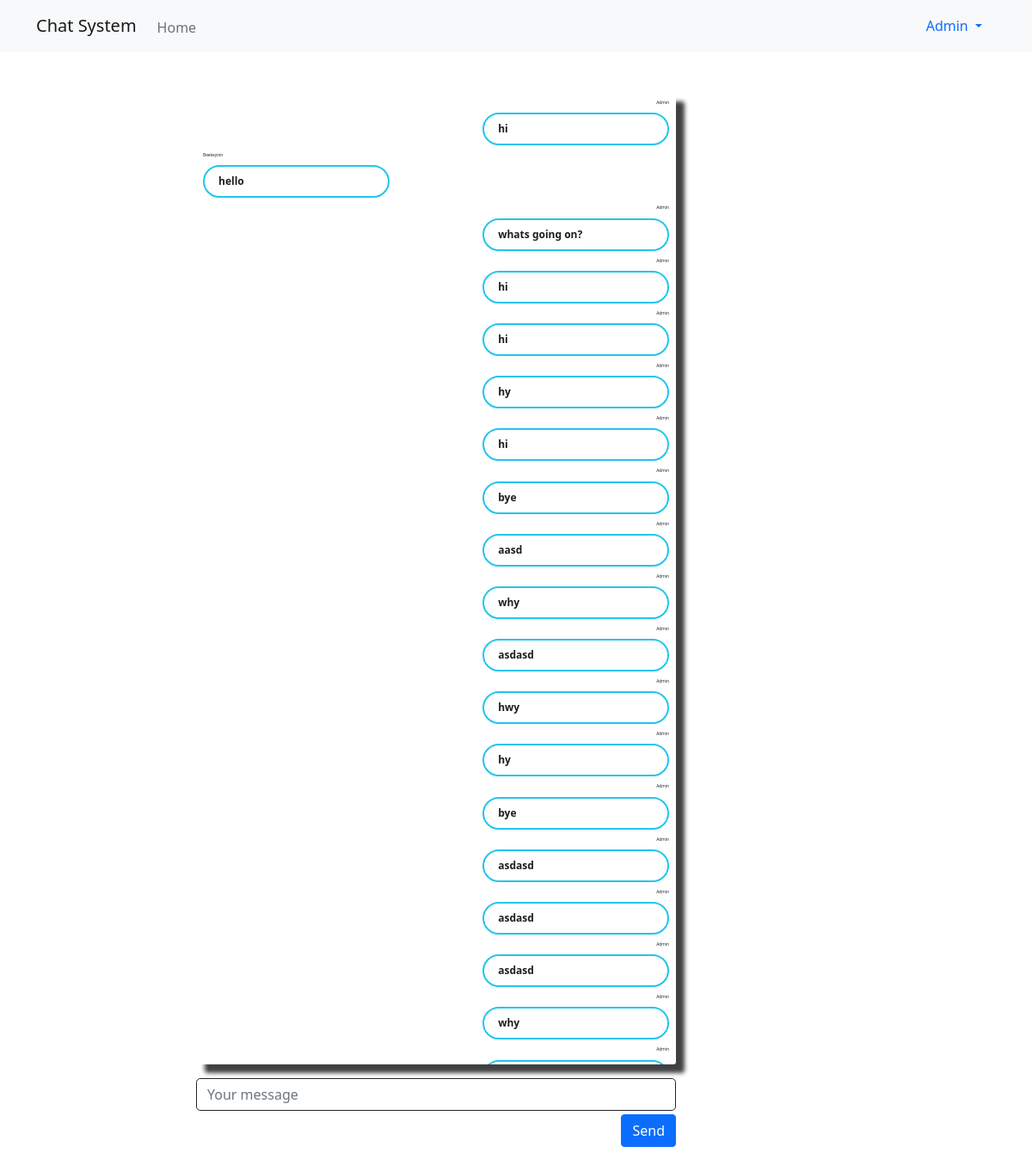
Page /chat/lobby/ (signed in) on the committed database.
### accounts/models.py (models this page shows, shortened)
class User(AbstractBaseUser, PermissionsMixin):
    username_validator = UnicodeUsernameValidator()
    username = models.CharField(
        verbose_name="Username",
        max_length=80, validators=[username_validator, ],
        help_text="Required. 25 charecters or fewer. letters, digits and @/./+/-/_ only"
    )
    email = models.EmailField(
        verbose_name="Email", unique=True,
        error_messages={'unique': "Email already exists."})
    is_active = models.BooleanField(default=True)
    is_admin = models.BooleanField(default=False)
    created_at = models.DateTimeField(auto_now_add=True)
    updated_at = models.DateTimeField(auto_now=True)
    USERNAME_FIELD = 'email'
    REQUIRED_FIELDS = ['username', ]
    objects = UserManager()

### chat/models.py (models this page shows, shortened)
class Message(models.Model):
    message = models.TextField()
    user = models.ForeignKey(
        User, on_delete=models.SET_NULL, null=True)
    room_name = models.ForeignKey(
        Room, related_name="message", on_delete=models.CASCADE)
    created_at = models.DateTimeField(auto_now_add=True)
    updated_at = models.DateTimeField(auto_now=True)

### chat/views.py (the view)
# urls.py: path('<str:room_name>/', RoomView.as_view(), name="room"),
class RoomView(LoginRequiredMixin, View):
    def get(self, request, room_name, *args, **kwargs):
        messages = Message.objects.filter(room_name__name=room_name)
        context = {
            'room_name': room_name,
            'messages': messages,
        }
        return render(request, 'chat/room.html', context)

### templates/chat/room.html (shortened to what this page needs)
{% extends 'includes/base.html' %}
{% load static %}
{% block content %}
<div class="col-sm-12 col-md-6 col-lg-6 offset-lg-2 offset-md-2 mt-5">
    <div class="border-1 border-dark rounded-1 chat-wrapper">
        <div id="chat-data">
            {% for message in messages %}
            <div
                 class="message-block {% if message.user == request.user %}sender{% else %}receiver{% endif %}">
                <span
                      class="message-user">{{message.user.username|capfirst}}</span>
                <span class="message">
                    {{message.message}}
                </span>
            </div>
            {% endfor %}
        </div>
    </div>
    <div class="mb-1">
        <input type="text" size="100" id="chat-input"
               class="form-control border-dark border-1 rounded-3"
               placeholder="Your message">
    </div>
    <div class="mb-3">
        <input type="submit" value="Send" class="btn btn-primary float-end"
               id="send-msg">
    </div>
</div>
{% endblock  %}

### templates/includes/base.html (shortened to what this page needs)
{% load static %}
<!DOCTYPE html>
<html lang="en">
    <head>
        <link href="https://cdn.jsdelivr.net/npm/bootstrap@5.0.2/dist/css/bootstrap.min.css"
              rel="stylesheet"
>
        <link rel="stylesheet" href="{% static 'styles.css' %}">
    </head>
    <body>
        {% include 'includes/navigationbar.html' %}
        <div class="container">
            {% block content %}
            {% endblock  %}
        </div>
    </body>
</html>

### templates/includes/navigationbar.html (shortened to what this page needs)
<nav class="navbar navbar-expand-md navbar-light bg-light">
    <div class="container">
        <a class="navbar-brand" href="{% url 'index' %}">Chat System</a>
        <div class="collapse navbar-collapse" id="navbarSupportedContent">
            <ul class="navbar-nav me-auto mb-2 mb-lg-0">
                <li class="nav-item pt-1">
                    <a class="nav-link {% if request.resolver_match.url_name == 'homepage' %} active {% endif %}"
                       aria-current="page" href="{% url 'index' %}">Home</a>
                </li>
            </ul>
            <div class="nav-item dropdown">
                <a class="nav-link dropdown-toggle" href="#" id="navbarDropdown"
                   role="button" data-bs-toggle="dropdown"
                   aria-expanded="false">
                    {% if request.user.is_authenticated %}
                    {{request.user.username|capfirst}}
                    {% else %}
                    Account
                    {% endif %}
                </a>
            </div>
        </div>
    </div>
</nav>

### static/styles.css (style rules this page uses)
.message-block { text-align: left; width: 100%; }
.message { display: block; color: rgb(29, 30, 31); border: 2px solid rgb(34, 197, 238); border-radius: 2rem; margin: 0.5rem 0px; padding: 0.5rem; padding-left: 1rem; font-size: 0.75rem; font-weight: bold; width: 40%; }
.message-user { font-size: 0.3rem; display: block; }
.receiver { margin-right: auto; }
.sender .message { margin-left: auto; }
.sender .message-date, .sender .message-user { text-align: right; }
.receiver .message-date, .receiver .message-user { text-align: left; }
.message-user::first-letter { text-transform: capitalize; }
.chat-wrapper { max-height: 50vh; overflow: auto; margin: 1rem 0px; padding: 0.5rem; box-shadow: 10px 10px 5px 0px rgba(0, 0, 0, 0.75); -webkit-box-shadow: 10px 10px 5px 0px rgba(0, 0, 0, 0.75); -moz-box-shadow: 10px 10px 5px 0px rgba(0, 0, 0, 0.75); }

### rows in the picture
User: user.username "Admin"
Message: message "hi"
Message: message "hello"
Message: message "whats going on?"
Message: message "hi"
Message: message "hi"
Message: message "hy"
Message: message "hi"
Message: message "bye"
Message: message "aasd"
Message: message "why"
Message: message "asdasd"
Message: message "hwy"
Message: message "hy"
Message: message "bye"
Message: message "asdasd"
Message: message "asdasd"
Message: message "asdasd"
Message: message "why"
